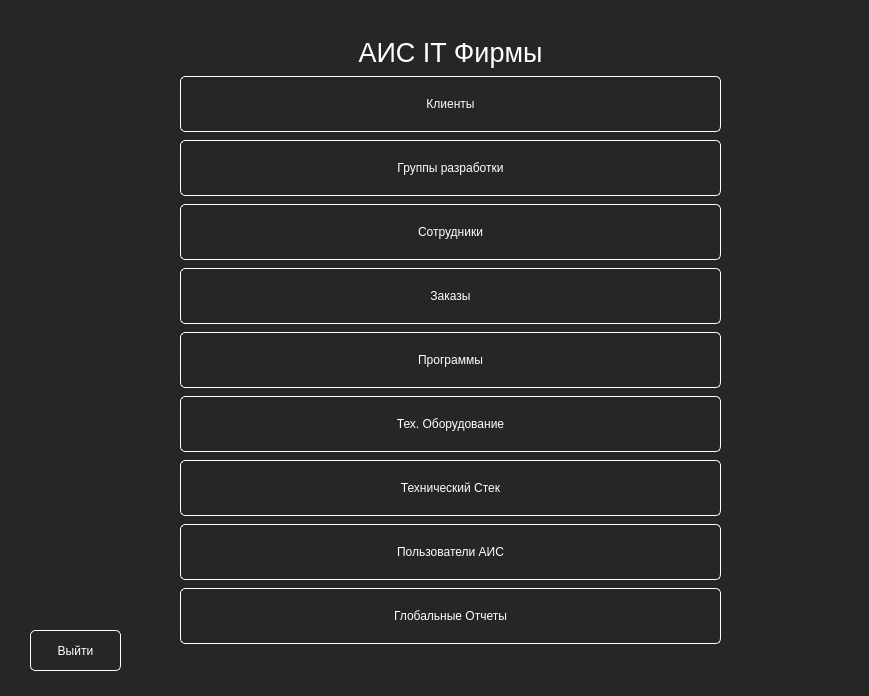
<?xml version="1.0" encoding="UTF-8"?>
<ui version="4.0">
 <class>Form</class>
 <widget class="QWidget" name="Form">
  <property name="geometry">
   <rect>
    <x>0</x>
    <y>0</y>
    <width>869</width>
    <height>696</height>
   </rect>
  </property>
  <property name="windowTitle">
   <string>Form</string>
  </property>
  <property name="styleSheet">
   <string notr="true">QWidget {
	background: #262626;
	color: white;
	selection-background-color: #2cde85;
	selection-color: black;
}


QPushButton {
	border-radius: 5px;
	border: 1px solid white;
	color: white;
}

QPushButton::hover {
	background: #2cde85;	
	color: black;
	border: none;

}

QFrame#frame {
	/*background-color: white;*/
	border: 1px solid white;
}


QLineEdit {
	min-height: 20px;
	border: 1px solid white;
}</string>
  </property>
  <widget class="QWidget" name="verticalLayoutWidget">
   <property name="geometry">
    <rect>
     <x>180</x>
     <y>30</y>
     <width>541</width>
     <height>631</height>
    </rect>
   </property>
   <layout class="QVBoxLayout" name="verticalLayout">
    <property name="spacing">
     <number>1</number>
    </property>
    <item>
     <widget class="QLabel" name="label">
      <property name="sizePolicy">
       <sizepolicy hsizetype="Preferred" vsizetype="Fixed">
        <horstretch>0</horstretch>
        <verstretch>0</verstretch>
       </sizepolicy>
      </property>
      <property name="font">
       <font>
        <pointsize>20</pointsize>
       </font>
      </property>
      <property name="text">
       <string>АИС IT Фирмы</string>
      </property>
      <property name="alignment">
       <set>Qt::AlignCenter</set>
      </property>
     </widget>
    </item>
    <item>
     <widget class="QPushButton" name="clients_btn">
      <property name="sizePolicy">
       <sizepolicy hsizetype="Minimum" vsizetype="Fixed">
        <horstretch>0</horstretch>
        <verstretch>0</verstretch>
       </sizepolicy>
      </property>
      <property name="minimumSize">
       <size>
        <width>0</width>
        <height>56</height>
       </size>
      </property>
      <property name="text">
       <string>Клиенты</string>
      </property>
     </widget>
    </item>
    <item>
     <widget class="QPushButton" name="dev_groups_btn">
      <property name="minimumSize">
       <size>
        <width>0</width>
        <height>56</height>
       </size>
      </property>
      <property name="text">
       <string>Группы разработки</string>
      </property>
     </widget>
    </item>
    <item>
     <widget class="QPushButton" name="employees_btn">
      <property name="minimumSize">
       <size>
        <width>0</width>
        <height>56</height>
       </size>
      </property>
      <property name="text">
       <string>Сотрудники</string>
      </property>
     </widget>
    </item>
    <item>
     <widget class="QPushButton" name="orders_btn">
      <property name="minimumSize">
       <size>
        <width>0</width>
        <height>56</height>
       </size>
      </property>
      <property name="text">
       <string>Заказы</string>
      </property>
     </widget>
    </item>
    <item>
     <widget class="QPushButton" name="programs_btn">
      <property name="minimumSize">
       <size>
        <width>0</width>
        <height>56</height>
       </size>
      </property>
      <property name="text">
       <string>Программы</string>
      </property>
     </widget>
    </item>
    <item>
     <widget class="QPushButton" name="tech_eqs_btn">
      <property name="minimumSize">
       <size>
        <width>0</width>
        <height>56</height>
       </size>
      </property>
      <property name="text">
       <string>Тех. Оборудование</string>
      </property>
     </widget>
    </item>
    <item>
     <widget class="QPushButton" name="tech_stacks_btn">
      <property name="minimumSize">
       <size>
        <width>0</width>
        <height>56</height>
       </size>
      </property>
      <property name="text">
       <string>Технический Стек</string>
      </property>
     </widget>
    </item>
    <item>
     <widget class="QPushButton" name="accounts_btn">
      <property name="minimumSize">
       <size>
        <width>0</width>
        <height>56</height>
       </size>
      </property>
      <property name="text">
       <string>Пользователи АИС</string>
      </property>
     </widget>
    </item>
    <item>
     <widget class="QPushButton" name="pushButton_9">
      <property name="minimumSize">
       <size>
        <width>0</width>
        <height>56</height>
       </size>
      </property>
      <property name="text">
       <string>Глобальные Отчеты</string>
      </property>
     </widget>
    </item>
   </layout>
  </widget>
  <widget class="QPushButton" name="back_btn">
   <property name="geometry">
    <rect>
     <x>30</x>
     <y>630</y>
     <width>91</width>
     <height>41</height>
    </rect>
   </property>
   <property name="text">
    <string>Выйти</string>
   </property>
  </widget>
 </widget>
 <resources/>
 <connections/>
</ui>
